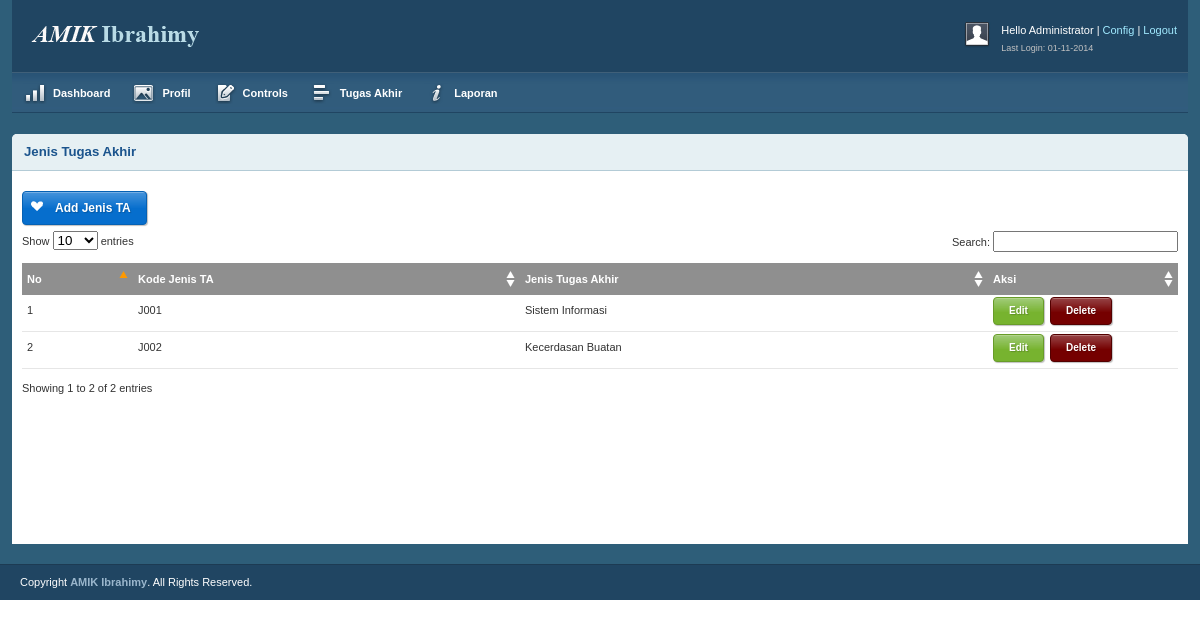
Screenshot of /sp_R3p0t/media.php?module=jenis (signed in) with the database file from the repository.
### tables this page shows
CREATE TABLE IF NOT EXISTS `tb_jenis` (
  `kd_jenis` varchar(6) NOT NULL,
  `jenis_ta` varchar(50) DEFAULT NULL,
  PRIMARY KEY (`kd_jenis`)
);

### sp_R3p0t/modul/modul_jenis/jenis.php (the view, shortened to what this page needs)
<?php
 if (empty($_SESSION['username']) AND empty($_SESSION['passuser'])){
  echo "<link href='style.css' rel='stylesheet' type='text/css'>
 <center>Untuk mengakses modul, Anda harus login <br>";
  echo "<a href=../../index.php><b>LOGIN</b></a></center>";
}
else{
$aksi="modul/modul_jenis/aksi_jenis.php";
switch($_GET[act]){
  default:
echo "<div class='box round first fullpage'>
	  <h2>Jenis Tugas Akhir</h2>
	  <div class='block'>";
    echo "<a href='?module=jenis&act=tambahjenis' class='btn-icon btn-blue btn-heart'><span></span>Add Jenis TA</a><br>
                    <table class='data display datatable' id='example'>
					<thead>
						<tr>
							<th>No</th>
							<th>Kode Jenis TA</th>
							<th>Jenis Tugas Akhir</th>
                            <th width='180'>Aksi</th>
						</tr>
					</thead><tbody>";
	$tampil=mysql_query("SELECT * FROM tb_jenis ORDER BY kd_jenis ASC");
    $no=1;
	while ($r=mysql_fetch_array($tampil)){
       echo "<tr class='odd gradeX'>
							<td>$no</td>
							<td>$r[kd_jenis]</td>
							<td>$r[jenis_ta]</td>
                            <td class='center'><a href=?module=jenis&act=editjenis&id=$r[kd_jenis] class='btn btn-small btn-green' title='Edit'><span></span>Edit</a>&nbsp; <a href=$aksi?module=jenis&act=hapus&id=$r[kd_jenis] onClick=\"return confirm('Apakah Anda benar-benar mau menghapusnya?')\" class='btn btn-small btn-maroon' title='Delete'><span></span>Delete</a></td>
						</tr>";
      $no++;
    }
    echo "</tbody></table></div></div>";
    break;
}
}
?>

### sp_R3p0t/css/text.css (style rules this page uses)
body { font: 13px/1.5 Tahoma, Helvetica, Arial, 'Liberation Sans', FreeSans, sans-serif; }
h2 { font-size: 23px; }
p, dl, hr, h1, h2, h3, h4, h5, h6, ol, ul, pre, table, address, fieldset { margin-bottom: 20px; }

### sp_R3p0t/css/layout.css (style rules this page uses)
body { background: #fff; color: #333; font-size: 11px; padding: 0 0 0px; }
a { color: #000; font-weight:bold; text-decoration: none; }
h1, h2, h3, h4, h5, h6 { line-height:1.2em; margin-bottom:.3em; }
h2 { margin-top:1em; }
.box { background:#fff; margin-bottom:20px; padding:10px 10px 10px 10px; margin-left:-8px; }
.box.round { -moz-border-radius: 5px 5px 0px 0px; -webkit-border-radius: 5px 5px 0px 0px; border-radius: 5px 5px 0px 0px; }
.box h2 { font-size:1.2em; font-weight:bold; color:#1B548D; background:#E6F0F3; margin:-10px -10px 0 -10px; padding:10px 12px; border-bottom:1px solid #B3CBD6; -moz-border-radius: 5px 5px 0px 0px; -webkit-border-radius: 5px 5px 0px 0px; border-radius: 5px 5px 0px 0px; }
.box.first { margin-top:20px; }
.block { padding-top:20px; }
.block { padding-bottom:1px; }
.fullpage { margin-left:0px; }
table.display { margin: 0 auto; clear: both; width: 100%; }
.sorting_asc { background: #8f8f8f url(../img/table/sort_asc.png) no-repeat center right; padding:8px 5px; text-align:left; color:#fff; }
.sorting { background:#8f8f8f url(../img/table/sort_both.png) no-repeat center right; padding:8px 5px; text-align:left; color:#fff; }
tr.odd { height: 30px; line-height: 30px; border-bottom:1px solid #e6e6e6; }
tr.even { height: 30px; line-height: 30px; border-bottom:1px solid #e6e6e6; }
tr.odd td, tr.even td { padding-left:5px; }
.btn, .btn-icon, .btn-mini { background-repeat: repeat-x; color: #FFF; font-weight: bold; display: inline-block; text-decoration: none; border-width: 1px; border-style: solid; padding: 0 15px 4px; *padding: 0 7px 4px; margin-bottom: 6px; text-shadow: 1px 1px 1px rgba(0,0,0,.2); -moz-box-shadow: 1px 1px 1px rgba(0,0,0,.25); -webkit-box-shadow: 1px 1px 1px rgba(0,0,0,.25); -moz-border-radius: 4px; -webkit-border-radius: 4px; filter: progid:DXImageTransform.Microsoft.Shadow(color=#999999,direction=135,strength=2); cursor: pointer; position: relative; }
.btn, .btn-icon { background-position: 0 -80px; font-size: 12px; height: 32px; line-height: 29px; }
.btn.btn-small, .btn-icon.btn-small { background-position: 0 0; font-size: 10px; height: 26px; line-height: 23px; }
a.btn, a.btn-icon { height: 32px; line-height: 32px; padding-bottom: 0; }
a.btn.btn-small, a.btn-icon.btn-small { line-height: 26px; padding-bottom: 0; }
.btn, .btn-icon, .btn-mini, .btn:visited, .btn-icon:visited, .btn-mini:visited { background-image: url(../img/bg-lite.png); background-color: #F90; border-color: #D58000; color: #FFF; }
.btn-blue, .btn-blue:visited { background-color: #066ECD; border-color: #0561B4; }
.btn-green, .btn-green:visited { background-color: #77B32F; border-color: #689C29; }
.btn-maroon, .btn-maroon:visited { background-color: #750000; border-color: #530000; }
.btn-blue, .btn-black, .btn-purple, .btn-navy, .btn-maroon, .btn-teal, .btn-grey { background-image: url(../img/bg-dark.png) !important; }
.btn-red, .btn-orange, .btn-green, .btn-yellow, .btn-pink { background-image: url(../img/bg-lite.png) !important; }
.btn-icon { padding-left: 32px !important; }
.btn-icon span { background-image: url(../img/btn-icons.png); background-repeat: no-repeat; background-position: 0 0; width: 16px; height: 16px; position: absolute; left: 6px; top: 6px; }
.btn-heart span { background-position: -96px 0; }

### rows the page displays
tb_jenis: kd_jenis "J001", jenis_ta "Sistem Informasi"
tb_jenis: kd_jenis "J002", jenis_ta "Kecerdasan Buatan"

### other values shown
$_SESSION['namalengkap'] "Administrator"
$date1=DATE("d-m-Y") "01-11-2014"
